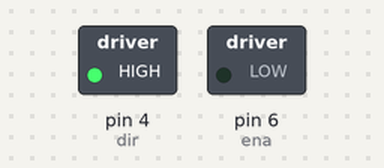
The sketch below on a simulated Arduino Uno, built with avr-gcc and run on an emulated ATmega328P. Parts: switched loads named in the sketch (green lamp = pin HIGH). Pins used as bus, display or sensor lines are not drawn.

Above: at 0.1 s.
Timing chart, 0 to 1.6 s (numbered marks = the images above):
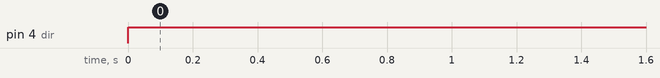

Measured:
- by itself, pin 4 (dir): LOW → HIGH at 0.00 s

The sketch:

test1.ino
```cpp
int tep = 5;
int dir = 4;
int ena = 6;

void setup()
{
  Serial.begin(9600);
  pinMode(ena,OUTPUT); // Enable pin dùng để khởi động motor
  pinMode(tep,OUTPUT); // Step chân xung
  pinMode(dir,OUTPUT); // Dir xác định chiều quay

  digitalWrite(ena,LOW); // Set Enable LOW - khởi động motor
}

void loop()
{
  /*
   * 1 xung = 1 bước 1.8'
   * 5 xung = 5 bước 1.8'x5 = 9'
   * 1 vòng 360' = 360/1.8 = 200 bước
   */
  digitalWrite(dir,HIGH); //Chân dir dùng để xác định chiều quay (hoặc thay đổi dây của motor)

  for(int x = 0; x < 400; x++)
  {
    digitalWrite(tep,HIGH); // Cạnh lên
    delayMicroseconds(1000); //Thời gian xuất xung = tốc độ quay | 400
    digitalWrite(tep,LOW); // Cạnh xuống
    delayMicroseconds(1000);
  }
  delay(1000);

}
```
